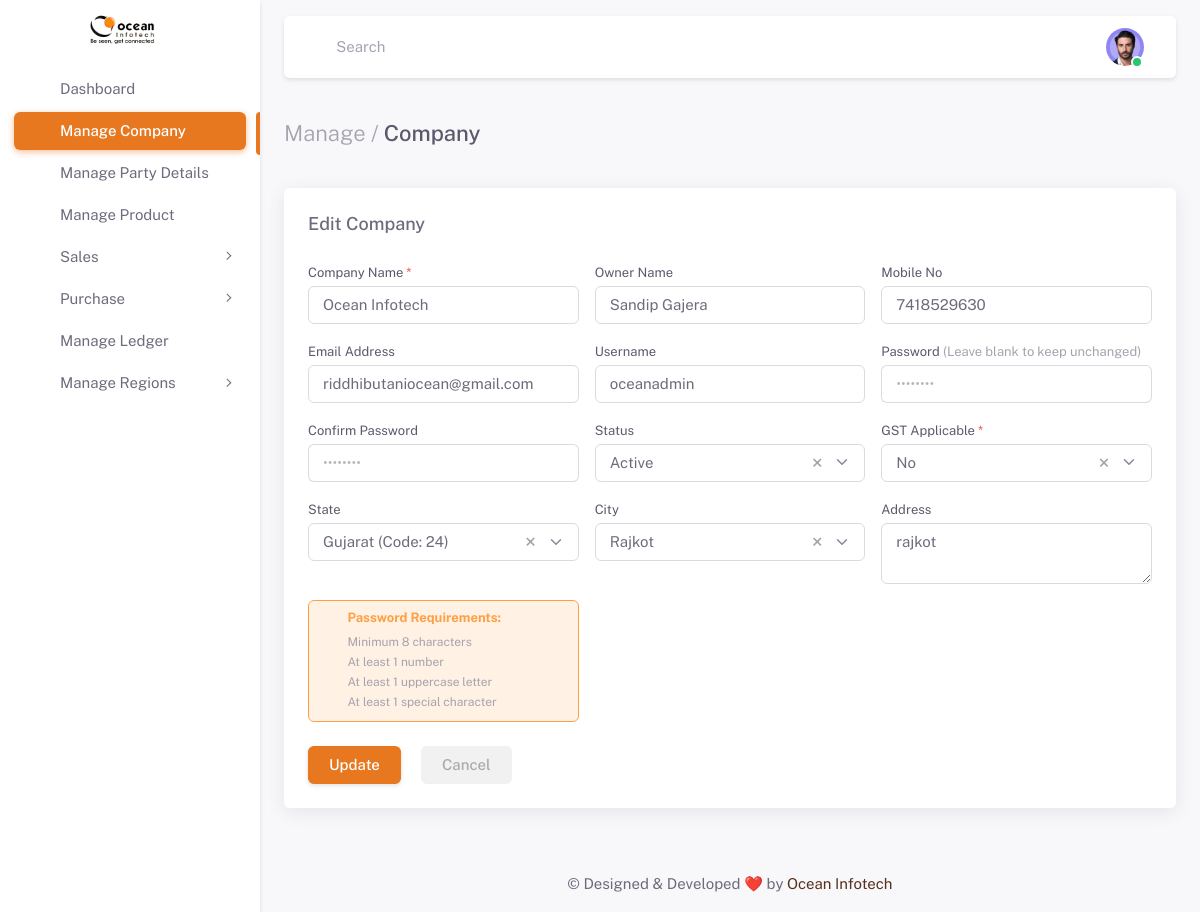
The page /manage-company-form.php?mode=edit&id=1 (signed in) on the database its author committed.
### tables this page shows
CREATE TABLE `tbl_company` (
  `id` bigint(20) NOT NULL,
  `company_name` varchar(255) NOT NULL,
  `gst_no` varchar(50) DEFAULT NULL,
  `state_id` bigint(20) DEFAULT 0,
  `city_id` bigint(20) DEFAULT 0,
  `address` text DEFAULT NULL,
  `owner_name` varchar(255) DEFAULT NULL,
  `mobile_no` varchar(50) DEFAULT NULL,
  `email` varchar(255) DEFAULT NULL,
  `username` varchar(255) DEFAULT NULL,
  `password` text DEFAULT NULL,
  `status` enum('active','deactive') NOT NULL DEFAULT 'active',
  `order_no` int(11) NOT NULL DEFAULT 0,
  `created_at` timestamp NOT NULL DEFAULT current_timestamp(),
  `modified_at` timestamp NOT NULL DEFAULT current_timestamp() ON UPDATE current_timestamp()
);

### root/ai_core/class.db.php (called while the page is built, shortened)
<?php
class AI_Db
{
	private $conn = '';
	public function __construct( $host = '', $user = '', $pass = '', $db = '')
	{
		global $ai_core;
		$this->db_host = $host;
		$this->db_user = $user;
		$this->db_pass = $pass;
		$this->db_dbname = $db;
		if($this->conn = mysqli_connect($this->db_host, $this->db_user, $this->db_pass, $this->db_dbname))
		{
			mysqli_set_charset($this->conn,"utf8");
			return true;
		}
		else{
			$ai_core->aiGetError("Database not connected.");
		}
	}
	public function aiQuery( $qry = '' )
	{
		$res = mysqli_query( $this->conn, $qry ) or die(mysqli_error( $this->conn ));
		return $res;
	}
	public function aiFetchObject( $res = '' )
	{
		$data = array();
		$data_cnt = 0;
		while( $row = mysqli_fetch_object( $res ) )
		{
			$data[$data_cnt] = $row;
			$data_cnt++;
		}
		return $data;
	}
	public function aiGetQueryObj( $qry = '' )
	{
		$res = $this->aiQuery( $qry );
		$data = $this->aiFetchObject( $res );
		return $data;
	}
}
?>

### manage-company-form.php (the view, shortened to what this page needs)
<?php
include('includes/header.php');
$page_nm = 'Company';
$table = 'tbl_company';
$redirection_url = 'manage-company-list.php';
$mode = $_REQUEST['mode'] ?? 'add';
$id = isset($_REQUEST['id']) ? intval($_REQUEST['id']) : 0;
$categoryData = null;
if ($mode === 'edit' && $id && !isset($_POST['btn_submit'])) {
    $query = "SELECT * FROM $table WHERE id='" . intval($id) . "' LIMIT 1";
    $result = $ai_db->aiGetQueryObj($query);
    $categoryData = isset($result[0]) ? $result[0] : null;
}
?>
<body>
    <div class="layout-wrapper layout-content-navbar">
        <div class="layout-container">
            <?php include('sidebar.php'); ?>
            <div class="layout-page">
                <?php include('navbar.php'); ?>
                <div class="content-wrapper">
                    <div class="container-xxl flex-grow-1 container-p-y">
                        <h4 class="py-3 mb-4">
                            <span class="text-muted fw-light">Manage /</span> <?= $page_nm ?>
                        </h4>
                        <div class="row">
                            <div class="col-12">
                                <div class="card mb-4" id="categoryForm">
                                    <h5 class="card-header" id="formTitle">
                                        <?= ($mode == 'edit') ? 'Edit ' . $page_nm : 'Add ' . $page_nm ?>
                                    </h5>
                                    <form class="card-body" id="mainForm" method="post"
                                        action="manage-company-form.php?mode=<?= $mode ?>&id=<?= $id ?>"
                                        enctype="multipart/form-data">
                                        <div class="row g-3">
                                            <div class="col-md-4">
                                                <label class="form-label">Company Name <span class="text-danger">*</span></label>
                                                <input type="text" name="company_name" class="form-control" placeholder="e.g. Ocean Infotech" value="<?= htmlspecialchars($_POST['company_name'] ?? $categoryData->company_name ?? '') ?>" required>
                                            </div>
                                            <div class="col-md-4">
                                                <label class="form-label">Owner Name</label>
                                                <input type="text" name="owner_name" class="form-control" placeholder="e.g. John Doe" value="<?= htmlspecialchars($_POST['owner_name'] ?? $categoryData->owner_name ?? '') ?>">
                                            </div>
                                            <div class="col-md-4">
                                                <label class="form-label">Mobile No</label>
                                                <input type="text" name="mobile_no" class="form-control" placeholder="e.g. 9876543210" value="<?= htmlspecialchars($_POST['mobile_no'] ?? $categoryData->mobile_no ?? '') ?>">
                                            </div>
                                            <div class="col-md-4">
                                                <label class="form-label">Email Address</label>
                                                <input type="email" name="email" class="form-control" placeholder="e.g. info@company.com" value="<?= htmlspecialchars($_POST['email'] ?? $categoryData->email ?? '') ?>">
                                            </div>
                                            <div class="col-md-4">
                                                <label class="form-label">Username</label>
                                                <input type="text" name="username" class="form-control" placeholder="e.g. oceanadmin" value="<?= htmlspecialchars($_POST['username'] ?? $categoryData->username ?? '') ?>">
                                            </div>
                                            <div class="col-md-4">
                                                <label class="form-label">Password <?= $mode === 'edit' ? '<small class="text-muted">(Leave blank to keep unchanged)</small>' : '' ?></label>
                                                <div class="input-group input-group-merge">
                                                    <input type="password" name="password" id="password" class="form-control" placeholder="••••••••">
                                                    <span class="input-group-text cursor-pointer toggle-pass"><i class="ti ti-eye-off"></i></span>
                                                </div>
                                            </div>
                                            <div class="col-md-4">
                                                <label class="form-label">Confirm Password</label>
                                                <div class="input-group input-group-merge">
                                                    <input type="password" name="confirm_password" id="confirm_password" class="form-control" placeholder="••••••••">
                                                    <span class="input-group-text cursor-pointer toggle-pass"><i class="ti ti-eye-off"></i></span>
                                                </div>
                                            </div>
                                            <div class="col-md-4">
                                                <label class="form-label">Status</label>
                                            </div>
                                            <div class="col-md-4">
                                                <label class="form-label">GST Applicable <span class="text-danger">*</span></label>
                                            </div>
                                            <div class="col-md-4">
                                                <label class="form-label">State</label>
                                            </div>
                                            <div class="col-md-4">
                                                <label class="form-label">City</label>
                                            </div>
                                            <div class="col-md-4">
                                                <label class="form-label">Address</label>
                                                <textarea name="address" class="form-control" rows="2" placeholder="Enter full address..."><?= htmlspecialchars($_POST['address'] ?? $categoryData->address ?? '') ?></textarea>
                                            </div>
                                            <div class="col-md-4">
                                                <div class="card bg-label-warning border-warning border shadow-none mb-0">
                                                    <div class="card-body py-2 px-3">
                                                        <h6 class="card-title text-warning fw-bold mb-1" style="font-size: 13px;">
                                                            <i class="ti ti-lock me-1"></i> Password Requirements:
                                                        </h6>
                                                        <ul class="list-unstyled mb-0 small" style="font-size: 12px; line-height: 1.6;">
                                                            <li id="rule-minlen" class="text-muted"><i class="ti ti-circle-dot me-1"></i> Minimum 8 characters</li>
                                                            <div id="rule-number" class="text-muted"><i class="ti ti-circle-dot me-1"></i> At least 1 number</div>
                                                            <div id="rule-uppercase" class="text-muted"><i class="ti ti-circle-dot me-1"></i> At least 1 uppercase letter</div>
                                                            <div id="rule-special" class="text-muted"><i class="ti ti-circle-dot me-1"></i> At least 1 special character</div>
                                                        </ul>
                                                    </div>
                                                </div>
                                            </div>
                                        </div>
                                        <div class="pt-4">
                                            <button type="submit" name="btn_submit" class="btn btn-primary me-sm-3 me-1 waves-effect waves-light" id="btnSubmit">
                                                <?= ($mode == 'edit') ? 'Update' : 'Submit' ?>
                                            </button>
                                            <a href="<?= $redirection_url ?>" class="btn btn-label-secondary waves-effect">Cancel</a>
                                        </div>
                                    </form>
                                </div>
                            </div>
                        </div>
                    </div>
                    <?php include('includes/footer.php'); ?>
                </div>
            </div>
        </div>
    </div>
</body>
</html>

### rows shown on the page
tbl_company: company_name "Ocean Infotech", owner_name "Sandip Gajera", mobile_no "7418529630", email "riddhibutaniocean@gmail.com", username "oceanadmin", address "rajkot"

### other values the page prints
$entry['label'] "Dashboard"
$entry['label'] "Manage Company"
$entry['label'] "Manage Party Details"
$entry['label'] "Manage Product"
$entry['label'] "Sales"
$entry['label'] "Purchase"
$entry['label'] "Manage Ledger"
$entry['label'] "Manage Regions"
$page_nm "Company"
